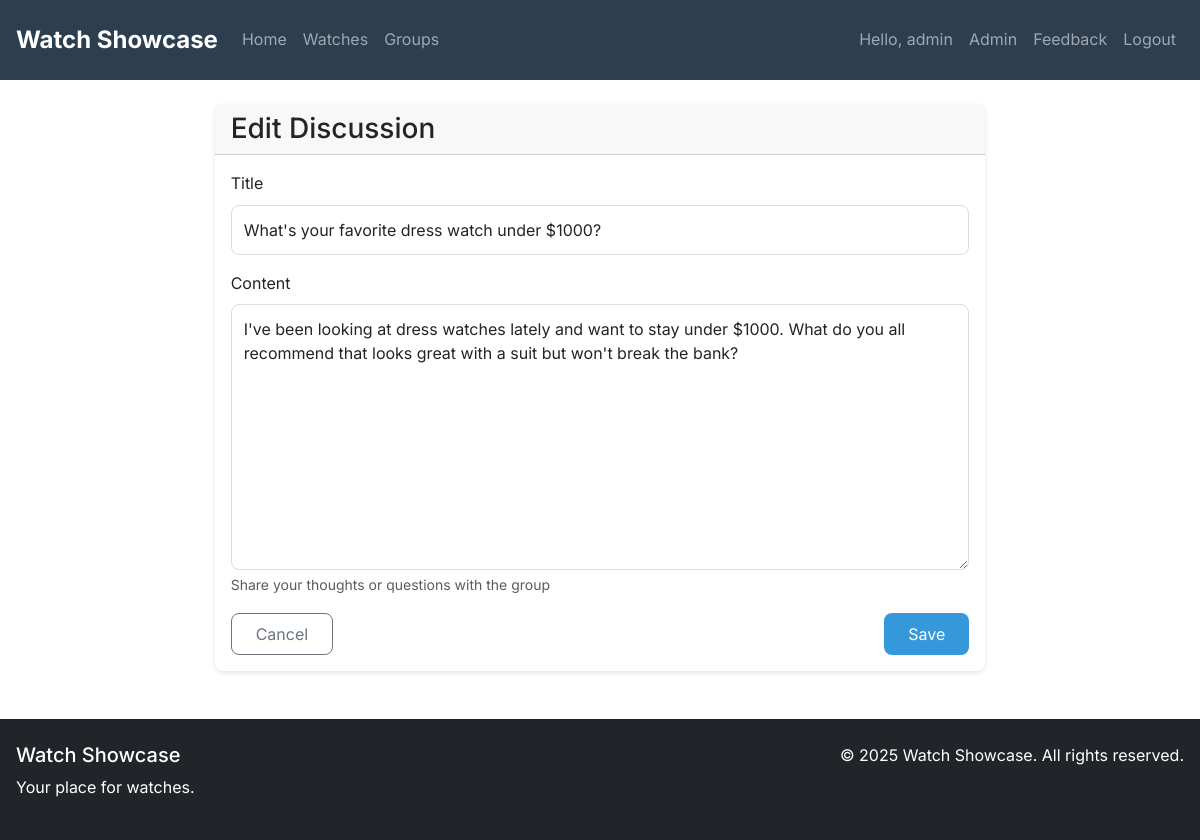
The app's page /discussions/1/edit/ (signed in) with its own data.
### products/models.py (models this page shows, shortened)
class Discussion(models.Model):
    group = models.ForeignKey(WatchGroup, on_delete=models.CASCADE, related_name='discussions')
    title = models.CharField(max_length=200)
    content = models.TextField()
    author = models.ForeignKey(User, on_delete=models.CASCADE)
    created_at = models.DateTimeField(auto_now_add=True)
    updated_at = models.DateTimeField(auto_now=True)

### products/views.py (the view)
# urls.py: path('discussions/<int:pk>/edit/', views.edit_discussion, name='edit_discussion'),
@login_required
def edit_discussion(request, pk):
    discussion = get_object_or_404(Discussion, pk=pk)
    if request.user != discussion.author and request.user != discussion.group.admin:
        messages.error(request, "You can't edit this discussion.")
        return redirect('discussion_detail', pk=pk)
    if request.method == 'POST':
        form = DiscussionForm(request.POST, instance=discussion)
        if form.is_valid():
            form.save()
            messages.success(request, "Discussion updated.")
            return redirect('discussion_detail', pk=discussion.pk)
    else:
        form = DiscussionForm(instance=discussion)
    return render(request, 'products/discussion_form.html', {
        'form': form,
        'discussion': discussion
    })

### products/forms.py
class DiscussionForm(forms.ModelForm):
    class Meta:
        model = Discussion
        fields = ['title', 'content']
        widgets = {
            'content': forms.Textarea(attrs={'rows': 10}),
        }

### templates/products/discussion_form.html (shortened to what this page needs)
{% extends 'base.html' %}
{% load static %}
{% block content %}
<div class="row justify-content-center">
    <div class="col-md-8">
        <div class="card">
            <div class="card-header">
                <h1 class="h3 mb-0">{% if form.instance.id %}Edit{% else %}Create New{% endif %} Discussion</h1>
            </div>
            <div class="card-body">
                <form method="post">
                    <div class="mb-3">
                        <label for="id_title" class="form-label">Title</label>
                        <input type="text" name="title" id="id_title" class="form-control" value="{{ form.instance.title }}" required>
                    </div>
                    <div class="mb-3">
                        <label for="id_content" class="form-label">Content</label>
                        <textarea name="content" id="id_content" class="form-control" rows="10" required>{{ form.instance.content }}</textarea>
                        <div class="form-text">Share your thoughts or questions with the group</div>
                    </div>
                    <div class="d-flex justify-content-between">
                        <a href="{% if form.instance.id %}{% url 'discussion_detail' form.instance.id %}{% else %}{% url 'group_detail' group.slug %}{% endif %}" class="btn btn-outline-secondary">Cancel</a>
                        <button type="submit" class="btn btn-primary">Save</button>
                    </div>
                </form>
            </div>
        </div>
    </div>
</div>
{% endblock %}

### templates/base.html (shortened to what this page needs)
<!DOCTYPE html>
<html lang="en">
<head>
    <link href="https://cdn.jsdelivr.net/npm/bootstrap@5.3.0-alpha1/dist/css/bootstrap.min.css" rel="stylesheet">
    {% load static %}
    <link rel="stylesheet" href="{% static 'css/style.css' %}">
</head>
<body>
    <nav class="navbar navbar-expand-lg navbar-dark">
        <div class="container">
            <a class="navbar-brand" href="{% url 'home' %}">Watch Showcase</a>
            <div class="collapse navbar-collapse" id="navbarNav">
                <ul class="navbar-nav me-auto">
                    <li class="nav-item">
                        <a class="nav-link" href="{% url 'home' %}">Home</a>
                    </li>
                    <li class="nav-item">
                        <a class="nav-link" href="{% url 'watch_list' %}">Watches</a>
                    </li>
                    <li class="nav-item">
                        <a class="nav-link" href="{% url 'group_list' %}">Groups</a>
                    </li>
                </ul>
                <div class="navbar-nav">
                    {% if user.is_authenticated %}
                        <span class="nav-item nav-link">Hello, {{ user.username }}</span>
                        {% if user.is_staff or user.is_superuser %}
                            <a class="nav-link" href="{% url 'admin:index' %}">Admin</a>
                            <a class="nav-link" href="{% url 'feedback_report' %}">Feedback</a>
                        {% endif %}
                        <form method="post" action="{% url 'logout' %}" class="d-inline">
                            <button type="submit" class="btn nav-link">Logout</button>
                        </form>
                    {% else %}
                        <a class="nav-link" href="{% url 'login' %}">Login</a>
                        <a class="nav-link" href="{% url 'register' %}">Register</a>
                    {% endif %}
                </div>
            </div>
        </div>
    </nav>
    <div class="container mt-4">
        {% block content %}{% endblock %}
    </div>
    <footer class="bg-dark text-white mt-5 py-4">
        <div class="container">
            <div class="row">
                <div class="col-md-6">
                    <h5>Watch Showcase</h5>
                    <p>Your place for watches.</p>
                </div>
                <div class="col-md-6 text-md-end">
                    <p>&copy; {% now "Y" %} Watch Showcase. All rights reserved.</p>
                </div>
            </div>
        </div>
    </footer>
</body>
</html>

### static/css/style.css (style rules this page uses)
:root { --main-color: #2c3e50; --second-color: #3498db; --highlight: #e74c3c; --text: #333; --bg-light: #f8f9fa; --corners: 8px; --shadow: 0 2px 5px rgba(0,0,0,0.1); }
body { font-family: 'Inter', sans-serif; color: var(--text); line-height: 1.6; }
html { font-size: 16px; }
.container { max-width: 1200px; padding: 0 1rem; margin: 0 auto; }
.card { border: none; border-radius: var(--corners); box-shadow: var(--shadow); transition: transform 0.3s ease; }
.navbar { background-color: var(--main-color); padding: 1rem 0; }
.navbar-brand { font-size: 1.5rem; font-weight: bold; }
.btn { border-radius: var(--corners); padding: 0.5rem 1.5rem; transition: all 0.3s ease; }
.btn-primary { background-color: var(--second-color); border: none; }
.form-control { border-radius: var(--corners); border: 1px solid #ddd; padding: 0.75rem; }

### records on screen
Discussion: title "What's your favorite dress watch under $1000?", content "I've been looking at dress watches lately and want to stay under $1000. What do you all recommend that looks great with a suit but won't break the bank?"

### other values on screen
{{ user.username }} "admin"
